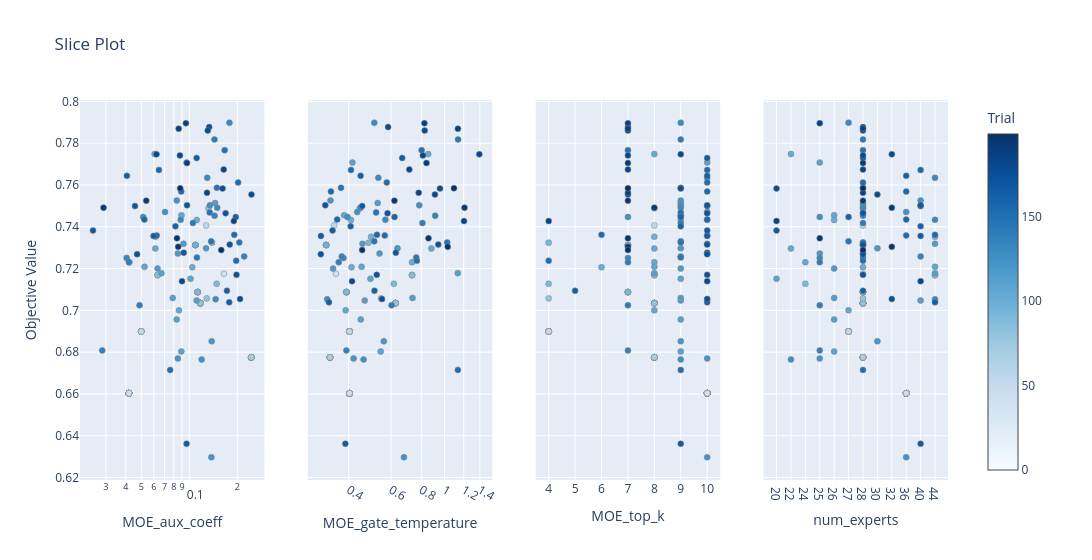

The notebook cell this image was saved under:
### Code cell
fig_slice = plot_slice(study, params=params_to_plot_MOE_CORE)
fig_slice.show()

### Figure 1 — Plotly figure (JSON) as saved in the notebook; plotly's stock layout.template omitted (floating-point values rounded to 4 significant figures; data arrays with more than 128 entries replaced by an {"elided": "..."} marker saying what was removed)
{"data": [{"marker": {"color": {"elided": "168 int values"}, "colorbar": {"title": {"text": "Trial"}, "x": 1, "xpad": 40}, "colorscale": [[0, "rgb(247,251,255)"], [0.125, "rgb(222,235,247)"], [0.25, "rgb(198,219,239)"], [0.375, "rgb(158,202,225)"], [0.5, "rgb(107,174,214)"], [0.625, "rgb(66,146,198)"], [0.75, "rgb(33,113,181)"], [0.875, "rgb(8,81,156)"], [1, "rgb(8,48,107)"]], "line": {"color": "Grey", "width": 0.5}, "showscale": true}, "mode": "markers", "name": "Feasible Trial", "showlegend": false, "type": "scatter", "x": {"elided": "168 float values"}, "xaxis": "x", "y": {"elided": "168 float values"}, "yaxis": "y"}, {"marker": {"color": {"elided": "168 int values"}, "colorbar": {"title": {"text": "Trial"}, "x": 1, "xpad": 40}, "colorscale": [[0, "rgb(247,251,255)"], [0.125, "rgb(222,235,247)"], [0.25, "rgb(198,219,239)"], [0.375, "rgb(158,202,225)"], [0.5, "rgb(107,174,214)"], [0.625, "rgb(66,146,198)"], [0.75, "rgb(33,113,181)"], [0.875, "rgb(8,81,156)"], [1, "rgb(8,48,107)"]], "line": {"color": "Grey", "width": 0.5}, "showscale": false}, "mode": "markers", "name": "Feasible Trial", "showlegend": false, "type": "scatter", "x": {"elided": "168 float values"}, "xaxis": "x2", "y": {"elided": "168 float values"}, "yaxis": "y2"}, {"marker": {"color": {"elided": "168 int values"}, "colorbar": {"title": {"text": "Trial"}, "x": 1, "xpad": 40}, "colorscale": [[0, "rgb(247,251,255)"], [0.125, "rgb(222,235,247)"], [0.25, "rgb(198,219,239)"], [0.375, "rgb(158,202,225)"], [0.5, "rgb(107,174,214)"], [0.625, "rgb(66,146,198)"], [0.75, "rgb(33,113,181)"], [0.875, "rgb(8,81,156)"], [1, "rgb(8,48,107)"]], "line": {"color": "Grey", "width": 0.5}, "showscale": false}, "mode": "markers", "name": "Feasible Trial", "showlegend": false, "type": "scatter", "x": {"elided": "168 int values"}, "xaxis": "x3", "y": {"elided": "168 float values"}, "yaxis": "y3"}, {"marker": {"color": {"elided": "168 int values"}, "colorbar": {"title": {"text": "Trial"}, "x": 1, "xpad": 40}, "colorscale": [[0, "rgb(247,251,255)"], [0.125, "rgb(222,235,247)"], [0.25, "rgb(198,219,239)"], [0.375, "rgb(158,202,225)"], [0.5, "rgb(107,174,214)"], [0.625, "rgb(66,146,198)"], [0.75, "rgb(33,113,181)"], [0.875, "rgb(8,81,156)"], [1, "rgb(8,48,107)"]], "line": {"color": "Grey", "width": 0.5}, "showscale": false}, "mode": "markers", "name": "Feasible Trial", "showlegend": false, "type": "scatter", "x": {"elided": "168 int values"}, "xaxis": "x4", "y": {"elided": "168 float values"}, "yaxis": "y4"}], "layout": {"title": {"text": "Slice Plot"}, "width": 1200, "xaxis": {"anchor": "y", "domain": [0, 0.2125], "title": {"text": "MOE_aux_coeff"}, "type": "log"}, "xaxis2": {"anchor": "y2", "domain": [0.2625, 0.475], "title": {"text": "MOE_gate_temperature"}, "type": "log"}, "xaxis3": {"anchor": "y3", "categoryarray": [4, 5, 6, 7, 8, 9, 10], "categoryorder": "array", "domain": [0.525, 0.7375], "title": {"text": "MOE_top_k"}, "type": "category"}, "xaxis4": {"anchor": "y4", "categoryarray": [20, 22, 24, 25, 26, 27, 28, 30, 32, 36, 40, 44], "categoryorder": "array", "domain": [0.7875, 1], "title": {"text": "num_experts"}, "type": "category"}, "yaxis": {"anchor": "x", "domain": [0, 1], "title": {"text": "Objective Value"}}, "yaxis2": {"anchor": "x2", "domain": [0, 1], "matches": "y", "showticklabels": false}, "yaxis3": {"anchor": "x3", "domain": [0, 1], "matches": "y", "showticklabels": false}, "yaxis4": {"anchor": "x4", "domain": [0, 1], "matches": "y", "showticklabels": false}}}
